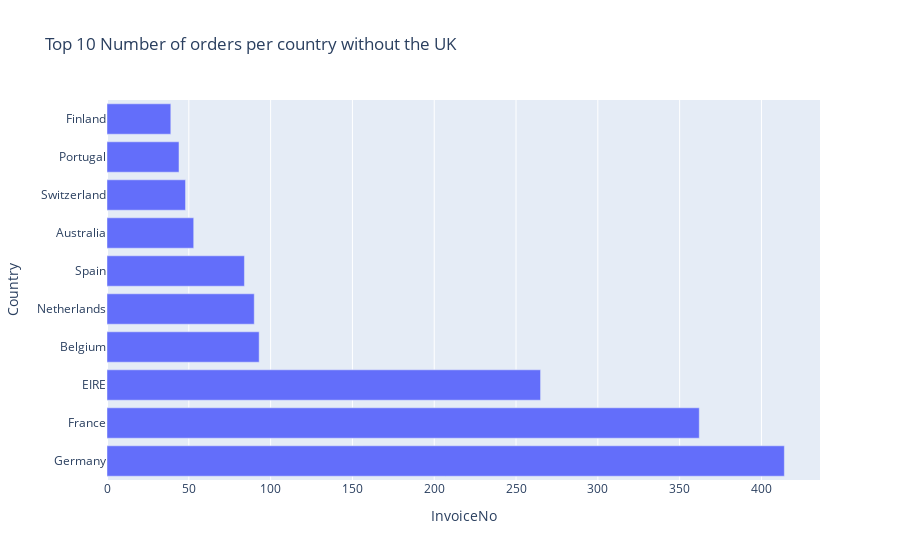

The notebook cell this image was saved under:
### Markdown cell above
UK has more number of orders witk 16k Invoice numbers

### Code cell
Country_Data = df[df['Country'] != "United Kingdom"].groupby("Country")["InvoiceNo"].nunique().sort_values(ascending = False).reset_index().head(10)
fig = px.bar(Country_Data, x= "InvoiceNo", y='Country', title= "Top 10 Number of orders per country without the UK")
fig.show()

### Figure 1 — Plotly figure (JSON) as saved in the notebook; plotly's stock layout.template omitted (floating-point values rounded to 4 significant figures)
{"data": [{"alignmentgroup": "True", "hovertemplate": "InvoiceNo=%{x}<br>Country=%{y}<extra></extra>", "legendgroup": "", "marker": {"color": "#636efa", "pattern": {"shape": ""}}, "name": "", "offsetgroup": "", "orientation": "h", "showlegend": false, "textposition": "auto", "type": "bar", "x": [414, 362, 265, 93, 90, 84, 53, 48, 44, 39], "xaxis": "x", "y": ["Germany", "France", "EIRE", "Belgium", "Netherlands", "Spain", "Australia", "Switzerland", "Portugal", "Finland"], "yaxis": "y"}], "layout": {"barmode": "relative", "legend": {"tracegroupgap": 0}, "title": {"text": "Top 10 Number of orders per country without the UK"}, "xaxis": {"anchor": "y", "domain": [0, 1], "title": {"text": "InvoiceNo"}}, "yaxis": {"anchor": "x", "domain": [0, 1], "title": {"text": "Country"}}}}
